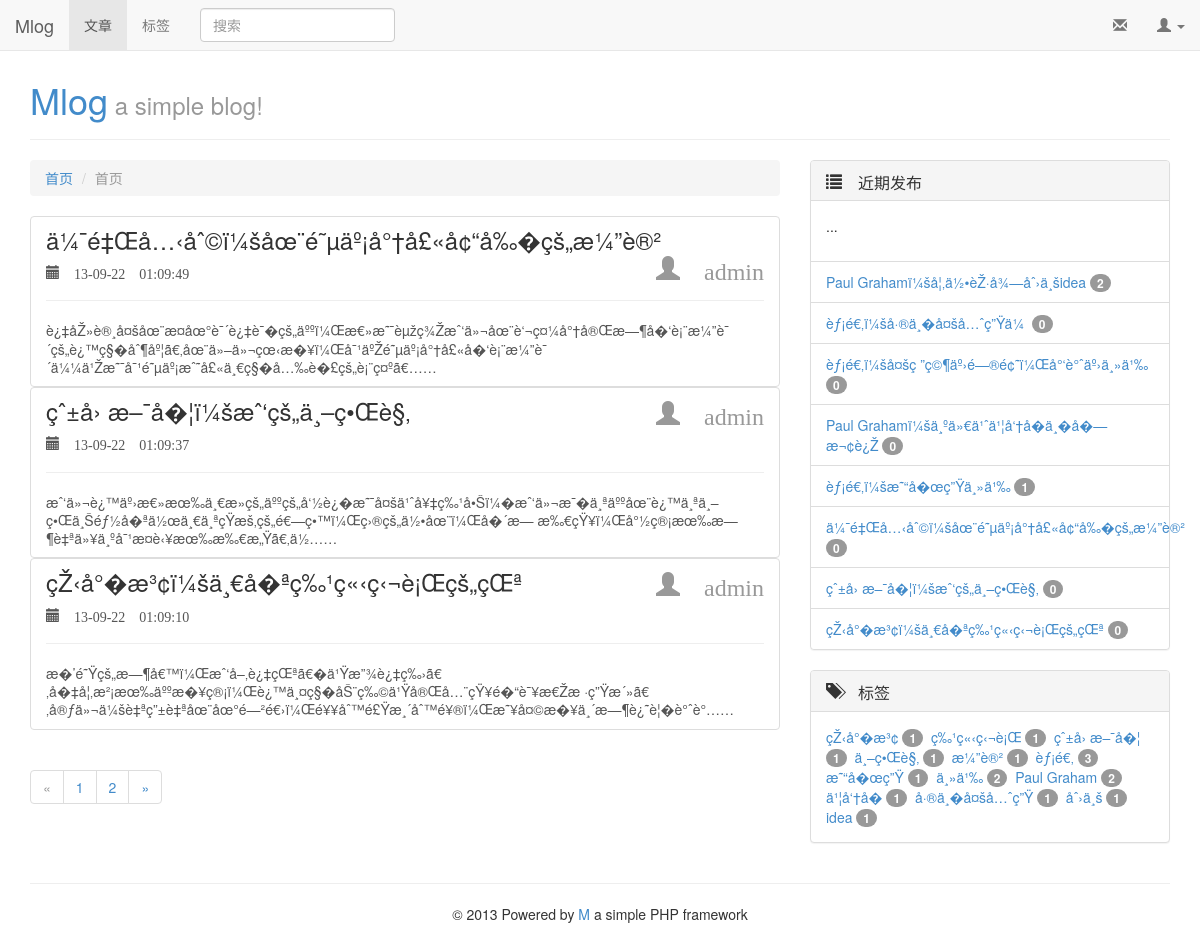
The page /Demos/Mlog/index.php?Index/index/2 on the database its author committed.
### tables this page shows
CREATE TABLE IF NOT EXISTS `post` (
  `p_id` int(11) NOT NULL AUTO_INCREMENT,
  `title` varchar(128) NOT NULL,
  `content` text NOT NULL,
  `tags` varchar(128) NOT NULL,
  `author_id` int(11) NOT NULL,
  `create_time` int(11) NOT NULL,
  `top` int(11) NOT NULL DEFAULT '0',
  PRIMARY KEY (`p_id`)
);

CREATE TABLE IF NOT EXISTS `user` (
  `u_id` int(11) NOT NULL AUTO_INCREMENT,
  `username` varchar(20) NOT NULL,
  `password` varchar(128) NOT NULL,
  `email` varchar(128) NOT NULL,
  `role` int(1) NOT NULL DEFAULT '1',
  PRIMARY KEY (`u_id`)
);

### M/Mvc/Controller/Controller.php (called while the page is built, shortened)
<?php
class Controller extends AbstractController
{
    private $view;
    protected $data = array();
    protected $layout = 'main';
    public function __construct()
    {
        $this->view = View::init();
        parent::__construct();
    }
    public function assign($key,$value)
    {
        $this->view->assign($key,$value);
    }
    public function display($tpl='')
    {
        $this->view->setLayout($this->layout);
        $this->view->setData($this->data);
        if(!empty($tpl))
        {
            $tpl = $tpl.'.php';
        }
        else
        {
        }
        try
        {
            $this->view->display($tpl);
        }
        catch (Exception $e)
        {
            throw $e;
        }
    }
}

### Demos/Mlog/Controller/Index.php (called while the page is built, shortened)
<?php
class Index extends Common
{
    public function index($id)
    {
        $Post = new Post();
        $Post->join('LEFT JOIN user ON post.author_id=user.u_id');
        $Post->order('post.top desc,post.p_id','desc');
        $post = $Post->limit($id?($id-1)*5:0,5)->select();
        $this->display('Index/index');
    }
}

### M/M.php (called while the page is built, shortened)
<?php
class M
{
    private static $config;
    private static $request;
    public static function run($configs)
    {
        self::$config = Config::init($configs);
        if(self::getConfig('urlRules')=='path')
        {
            self::$request = PathRequest::getRequest();
        }
        else
        {
            self::$request = Request::getRequest();
        }
        self::$dispatcher = new Dispatcher(self::$request);
    }
    private static function init()
    {
        require_once 'Loader/Loader.php';
    }
    public static function getConfig($name = '')
    {
        return self::$config->getConfig($name);
    }
}

### Demos/Mlog/index.php (called while the page is built, shortened)
<?php
$configs = require_once APP.'/Config/config.php';
require_once M.'/M.php';
M::run($configs);

### M/Mvc/Model/Model.php (called while the page is built, shortened)
<?php
class Model extends AbstractModel
{
    private static $db;
    private $sqlBuilder;
    public function init()
    {
        if(empty(self::$db))
        {
            $db = M::getConfig('db');
            self::$db = new Db($db['dsn'],$db['user'],$db['password']);
        }
        $this->sqlBuilder = new SqlBuilder($this);
    }
    public function cols($cols = '*')
    {
        $this->cols = $cols;
        return $this;
    }
    public function join($join)
    {
        $this->join = $join;
        return $this;
    }
    public function order($by,$order='desc')
    {
        $this->order = " ORDER BY $by $order";
        return $this;
    }
    public function limit($number,$number2=null)
    {
        if(isset($number2))
        {
            $this->limit = " LIMIT $number,$number2";
        }
        else
        {
            $this->limit = " LIMIT $number";
        }
        return $this;
    }
    public function select($cols = '')
    {
        $this->sql = $this->sqlBuilder->selectSqlBuild();
        $result = self::$db->select($this->sql);
        return $result;
    }
}

### M/Db/sqlBuilder.php (called while the page is built, shortened)
<?php
class SqlBuilder
{
    private $model;
    public function __construct(Model $model)
    {
        $this->model = $model;
    }
    public function selectSqlBuild()
    {
        $sql = "SELECT %s FROM %s %s %s %s %s";
        $model = $this->model;
        return sprintf($sql,$model->cols,$model->table,$model->join,$model->where,$model->order,$model->limit);
    }
}

### M/Mvc/Model/AbstractModel.php (called while the page is built, shortened)
<?php
abstract class AbstractModel
{
    public function __get($name)
    {
        $method = 'get'.ucfirst($name);
        if(method_exists($this,$method))
        {
            return $this->$method();
        }
        else
        {
            return $this->$name;
        }
    }
}

### M/Db/Db.php (called while the page is built, shortened)
<?php
class Db
{
    private $db;
    private $dsn;
    private $user;
    private $pwd;
    public function __construct($dsn,$user,$pwd)
    {
        $this->dsn = $dsn;
        $this->user = $user;
        $this->pwd = $pwd;
    }
    public function connect()
    {
        try
        {
            $this->db = new \PDO($this->dsn,$this->user,$this->pwd,array(
                \PDO::ATTR_PERSISTENT => true));
        }
        catch(\PDOException $e)
        {
            echo '数据库连接错误！'.$e->getMessage();
            exit();
        }
    }
    public function select($sql)
    {
        $res = $this->db->query($sql);
        $result = $res->fetchAll();
        return $result;
    }
}

### M/Config/config.php (called while the page is built, shortened)
<?php
class Config
{
    private $configs = array();
    private function __construct($config)
    {
        $this->configs = $config;
    }
    public function getConfig($name = '')
    {
        if(empty($name))
        {
            return $this->configs;
        }
        else
        {
            return $this->configs[$name];
        }
    }
}

### M/App.php (called while the page is built, shortened)
<?php
class App extends M
{
    public static function buildUrl($controller,$action='',$parameter = '')
    {
        if(self::getConfig('urlRules')=='path')
        {
            $mode = '/';
        }
        else
        {
            $mode = '?';
        }
        return Http\Url\Url::buildUrl($controller,$action,$parameter);
    }
}

### M/Http/Server/Server.php (called while the page is built, shortened)
<?php
class Server
{
    public static function getScriptName()
    {
        return $_SERVER['SCRIPT_NAME'];
    }
    public static function getHomeUrl()
    {
        return self::getScriptName();
    }
}

### M/Http/Url/Url.php (called while the page is built, shortened)
<?php
class Url
{
    public static $mode = '?';
    public static function buildUrl($controller,$action='',$parameter='')
    {
        if(empty($action))
        {
            $path = self::$mode.$controller;
        }
        else if(empty($parameter))
        {
            $path = self::$mode."$controller/$action";
        }
        else
        {
            $path = self::$mode."$controller/$action/$parameter";
        }
        return Server::getHomeUrl().$path;
    }
}

### M/Loader/Loader.php (called while the page is built, shortened)
<?php
class Loader
{
    public static function autoload($class)
    {
        $file = str_replace('\\','/',$class).'.php';
        $file = stream_resolve_include_path($file);
        if(file_exists($file))
        {
            return true;
        }
        else
        {
            return false;
        }
    }
}

### M/Base/Text.php (called while the page is built, shortened)
<?php
class Text
{
    public static function substr($str,$start,$length,$encoding='utf8')
    {
        return mb_substr($str,$start,$length,$encoding);
    }
}

### Demos/Mlog/View/Public/side.php (called while the page is built)
<?php include_once APP.'/View/Public/_side/recent_post.php' ?>
<?php include_once APP.'/View/Public/_side/tag.php' ?>

### Demos/Mlog/Controller/Common.php (called while the page is built, shortened)
<?php
class Common extends Controller
{
    public function init()
    {
        $this->getSide();
    }
    protected function getSide($userID='')
    {
        $this->getRecentPost($userID);
    }
    protected function getRecentPost($userID='')
    {
        $Post = new Post();
        $recentPost = $Post->order('p_id')->limit(10)->select();
    }
}

### M/Mvc/Controller/AbstractController.php (called while the page is built, shortened)
<?php
abstract class AbstractController
{
    public function __construct()
    {
        $this->init();
    }
}

### Demos/Mlog/View/Index/index.php (the view)
<div id="post" class="list-group">
    <?php foreach($post as $p){ ?>
        <div class="article">
            <a href="<?php echo \M\App::buildUrl('Post','index',$p['p_id']) ?>" class="list-group-item <?php echo $p['top']?'active':''?>">
                <hgroup>
                    <h1 class="list-group-item-heading">
                        <?php echo $p['title'];?>
                        <small class="pull-right">
                            <span class="glyphicon glyphicon-user" title="作者"> <?php echo $p['username'];?></span>
                        </small>
                    </h1>
                    <h5><span class="glyphicon glyphicon-calendar" title="发布时间"> <?php echo date('y-m-d h:m:s',$p['create_time']);?></span></h5>
                </hgroup>
                <hr>
                <p class="list-group-item-text"><?php echo \M\Base\Text::substr($p['content'],0,200);?>……</p>
            </a>
        </div>
    <?php } ?>
</div>
<div id="pageNav">
    <?php include_once APP.'/View/Public/pageNav.php'?>
</div>

### Demos/Mlog/View/Public/_side/recent_post.php
<div class="recent-post panel panel-default">
    <div class="panel-heading">
        <h3 class="panel-title"><span class="glyphicon glyphicon-list"> 近期发布</span></h3>
    </div>
    <div class="panel-body">
        <p>...</p>
    </div>
    <ul class="list-group">
        <?php foreach($recentPost as $p){ ?>
            <li class="list-group-item">
                <a href="<?php echo \M\App::buildUrl('Post','index',$p['p_id']) ?>"><?php echo $p['title'] ?> <span class="badge" title="评论数目"><?php echo $p['commentNumber']?></span></a>
            </li>
        <?php } ?>
    </ul>
</div>

### Demos/Mlog/Public/css/main.css (style rules this page uses)
body { padding-top: 40px; }
.article hgroup h1 { font-size: 24px; }

### rows shown on the page
post: title "ä¼¯é‡Œå…‹åˆ©ï¼šåœ¨é˜µäº¡å°†å£«å¢“å‰�çš„æ¼”è®²", author.username "admin", create_time "13-09-22 01:09:49", content "è¿‡åŽ»è®¸å¤šåœ¨æ­¤åœ°è¯´è¿‡è¯�çš„äººï¼Œæ€»æ˜¯èµžç¾Žæˆ‘ä»¬åœ¨è‘¬ç¤¼å°†å®Œæ—¶å�‘è¡¨æ¼”è¯´çš„è¿™ç§�åˆ¶åº¦ã€‚åœ¨ä»–ä»¬çœ‹æ�¥ï¼Œå¯¹äºŽé˜µäº¡å°†å£«å�‘è¡¨æ¼”è¯´ä¼¼ä¹Žæ˜¯å¯¹é˜µäº¡æˆ˜å£«ä¸€ç§�å…‰è�£çš„è¡¨ç¤ºã€"
post: title "çˆ±å› æ–¯å�¦ï¼šæˆ‘çš„ä¸–ç•Œè§‚", author.username "admin", create_time "13-09-22 01:09:37", content "æˆ‘ä»¬è¿™äº›æ€»æœ‰ä¸€æ­»çš„äººçš„å‘½è¿�æ˜¯å¤šä¹ˆå¥‡ç‰¹å•Šï¼�æˆ‘ä»¬æ¯�ä¸ªäººåœ¨è¿™ä¸ªä¸–ç•Œä¸Šéƒ½å�ªä½œä¸€ä¸ªçŸ­æš‚çš„é€—ç•™ï¼Œç›®çš„ä½•åœ¨ï¼Œå�´æ— æ‰€çŸ¥ï¼Œå°½ç®¡æœ‰æ—¶è‡ªä»¥ä¸ºå¯¹æ­¤è‹¥æœ‰æ‰€æ„Ÿã€‚ä½"
post: title "çŽ‹å°�æ³¢ï¼šä¸€å�ªç‰¹ç«‹ç‹¬è¡Œçš„çŒª", author.username "admin", create_time "13-09-22 01:09:10", content "æ�’é˜Ÿçš„æ—¶å€™ï¼Œæˆ‘å–‚è¿‡çŒªã€�ä¹Ÿæ”¾è¿‡ç‰›ã€‚å�‡å¦‚æ²¡æœ‰äººæ�¥ç®¡ï¼Œè¿™ä¸¤ç§�åŠ¨ç‰©ä¹Ÿå®Œå…¨çŸ¥é�“è¯¥æ€Žæ ·ç”Ÿæ´»ã€‚å®ƒä»¬ä¼šè‡ªç”±è‡ªåœ¨åœ°é—²é€›ï¼Œé¥¥åˆ™é£Ÿæ¸´åˆ™é¥®ï¼Œæ˜¥å¤©æ�¥ä¸´æ—¶è¿˜è¦�è°ˆè°"
post: title "Paul Grahamï¼šå¦‚ä½•èŽ·å¾—åˆ›ä¸šidea", author "2"
post: title "èƒ¡é€‚ï¼šå·®ä¸�å¤šå…ˆç”Ÿä¼", top "0"
post: title "èƒ¡é€‚ï¼šå¤šç ”ç©¶äº›é—®é¢˜ï¼Œå°‘è°ˆäº›ä¸»ä¹‰", top "0"
post: title "Paul Grahamï¼šä¸ºä»€ä¹ˆä¹¦å‘†å­�ä¸�å�—æ¬¢è¿Ž", commentNumber "0"
post: title "èƒ¡é€‚ï¼šæ˜“å�œç”Ÿä¸»ä¹‰", author "1"

### other values the page prints
$app['name'] "Mlog"
$app['info'] "a simple blog!"
$nav "首页"
$this->data['title'] "首页"
$p['title'] "ä¼¯é‡Œå…‹åˆ©ï¼šåœ¨é˜µäº¡å°†å£«å¢“å‰�çš„æ¼”è®²"
$p['commentNumber'] "0"
$p['title'] "çˆ±å› æ–¯å�¦ï¼šæˆ‘çš„ä¸–ç•Œè§‚"
$p['title'] "çŽ‹å°�æ³¢ï¼šä¸€å�ªç‰¹ç«‹ç‹¬è¡Œçš„çŒª"
$tag "çŽ‹å°�æ³¢"
$number "1"
$tag "ç‰¹ç«‹ç‹¬è¡Œ"
$tag "çˆ±å› æ–¯å�¦"
$tag "ä¸–ç•Œè§‚"
$tag "æ¼”è®²"
$tag "èƒ¡é€‚"
